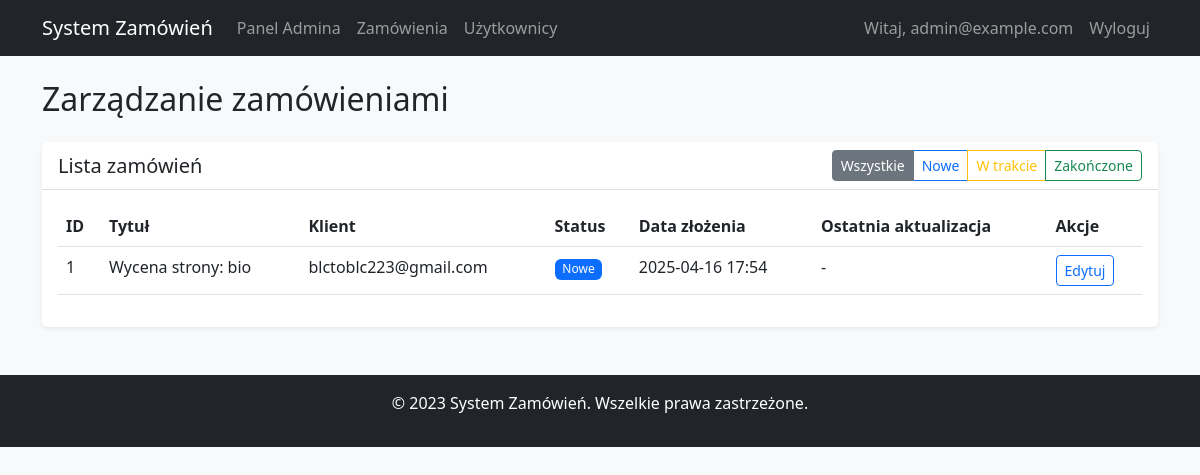
Page /admin/orders (signed in) on the committed database.
### app.py (models this page shows)
class Order(db.Model):
    id = db.Column(db.Integer, primary_key=True)
    title = db.Column(db.String(100), nullable=False)
    description = db.Column(db.Text, nullable=False)
    status = db.Column(db.String(20), default='Nowe')
    admin_comment = db.Column(db.Text)
    created_at = db.Column(db.DateTime, default=datetime.utcnow)
    updated_at = db.Column(db.DateTime, onupdate=datetime.utcnow)
    user_id = db.Column(db.Integer, db.ForeignKey('user.id'), nullable=False)

class User(db.Model):
    id = db.Column(db.Integer, primary_key=True)
    email = db.Column(db.String(100), unique=True, nullable=False)
    password = db.Column(db.String(200), nullable=False)
    role = db.Column(db.String(20), default='user')
    created_at = db.Column(db.DateTime, default=datetime.utcnow)
    orders = db.relationship('Order', backref='user', lazy=True)

### app.py (the view)
@app.route('/admin/orders')
@login_required
@admin_required
def admin_orders():
    status = request.args.get('status', 'all')
    if status == 'new':
        orders = Order.query.filter_by(status='Nowe').order_by(Order.created_at.desc()).all()
    elif status == 'in_progress':
        orders = Order.query.filter_by(status='W trakcie').order_by(Order.created_at.desc()).all()
    elif status == 'completed':
        orders = Order.query.filter_by(status='Zakończone').order_by(Order.created_at.desc()).all()
    else:
        orders = Order.query.order_by(Order.created_at.desc()).all()
    return render_template('admin/orders.html', orders=orders, status=status)

### app.py (called while the page is built)
def login_required(f):
    @wraps(f)
    def decorated_function(*args, **kwargs):
        if 'user_id' not in session:
            return redirect(url_for('login'))
        return f(*args, **kwargs)
    return decorated_function

def admin_required(f):
    @wraps(f)
    def decorated_function(*args, **kwargs):
        if 'user_id' not in session or session.get('role') != 'admin':
            flash('Dostęp tylko dla administratorów', 'danger')
            return redirect(url_for('user_dashboard'))
        return f(*args, **kwargs)
    return decorated_function

### templates/admin/orders.html (shortened to what this page needs)
{% extends "base.html" %}
{% block content %}
<div class="row">
    <div class="col-md-12">
        <h2>Zarządzanie zamówieniami</h2>
        <div class="card mt-4">
            <div class="card-header">
                <div class="d-flex justify-content-between align-items-center">
                    <h5 class="mb-0">Lista zamówień</h5>
                    <div class="btn-group">
                        <a href="{{ url_for('admin_orders', status='all') }}" class="btn btn-sm btn-outline-secondary {{ 'active' if status == 'all' }}">Wszystkie</a>
                        <a href="{{ url_for('admin_orders', status='new') }}" class="btn btn-sm btn-outline-primary {{ 'active' if status == 'new' }}">Nowe</a>
                        <a href="{{ url_for('admin_orders', status='in_progress') }}" class="btn btn-sm btn-outline-warning {{ 'active' if status == 'in_progress' }}">W trakcie</a>
                        <a href="{{ url_for('admin_orders', status='completed') }}" class="btn btn-sm btn-outline-success {{ 'active' if status == 'completed' }}">Zakończone</a>
                    </div>
                </div>
            </div>
            <div class="card-body">
                {% if orders %}
                    <div class="table-responsive">
                        <table class="table table-hover">
                            <thead>
                                <tr>
                                    <th>ID</th>
                                    <th>Tytuł</th>
                                    <th>Klient</th>
                                    <th>Status</th>
                                    <th>Data złożenia</th>
                                    <th>Ostatnia aktualizacja</th>
                                    <th>Akcje</th>
                                </tr>
                            </thead>
                            <tbody>
                                {% for order in orders %}
                                <tr>
                                    <td>{{ order.id }}</td>
                                    <td>{{ order.title|truncate(30) }}</td>
                                    <td>{{ order.user.email }}</td>
                                    <td>
                                        <span class="badge bg-{{ 'primary' if order.status == 'Nowe' else 'warning' if order.status == 'W trakcie' else 'success' }}">
                                            {{ order.status }}
                                        </span>
                                    </td>
                                    <td>{{ order.created_at.strftime('%Y-%m-%d %H:%M') }}</td>
                                    <td>{{ order.updated_at.strftime('%Y-%m-%d %H:%M') if order.updated_at else '-' }}</td>
                                    <td>
                                        <a href="{{ url_for('admin_order_detail', order_id=order.id) }}" class="btn btn-sm btn-outline-primary">Edytuj</a>
                                    </td>
                                </tr>
                                {% endfor %}
                            </tbody>
                        </table>
                    </div>
                {% else %}
                    <p>Brak zamówień do wyświetlenia.</p>
                {% endif %}
            </div>
        </div>
    </div>
</div>
{% endblock %}

### static/css/style.css (style rules this page uses)
body { background-color: #f8f9fa; min-height: 100vh; display: flex; flex-direction: column; }
.card { box-shadow: 0 0.125rem 0.25rem rgba(0, 0, 0, 0.075); border: none; }
.card-header { background-color: #fff; border-bottom: 1px solid rgba(0, 0, 0, 0.125); }
.table-responsive { overflow-x: auto; }
.badge { font-weight: 500; }
.fade-in { animation: fadeIn 0.3s ease-in; }

### rows in the picture
Order: id "1", title "Wycena strony: bio", user.email "blctoblc223@gmail.com", status "Nowe", created_at "2025-04-16 17:54", updated_at "-"

### other values in the picture
{{ session['email'] }} "admin@example.com"
